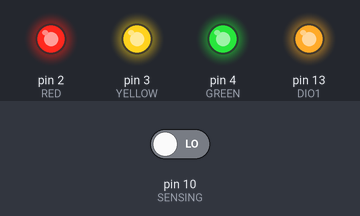
Recording of a sketch running on a simulated Arduino Uno, built with avr-gcc and run on an emulated ATmega328P. On the bench: output pins drawn as LEDs (lit = HIGH). The test bench sets the inputs (shaded band); at power-on: pin 10 (SENSING) LOW.

Above: at 1.2 s.
1.3 s: pin 10 (SENSING) driven HIGH
At 2.5 s:
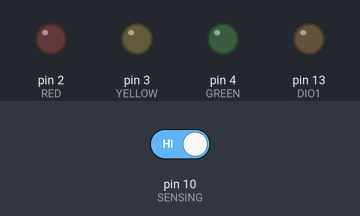
2.8 s: pin 10 (SENSING) driven LOW
At 3.9 s:
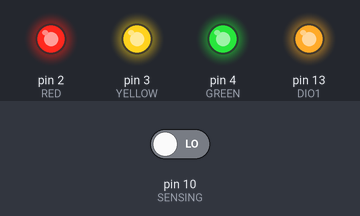
Timing chart, 0 to 5.8 s (numbered marks = the images above; inputs shaded):
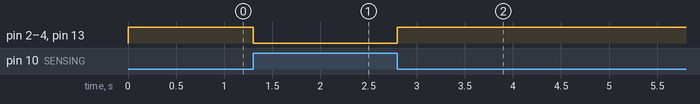

Measured:
- after the input at 1.3 s, pin 2 (RED), pin 3 (YELLOW), pin 4 (GREEN), pin 13 (DIO1): HIGH → LOW at once
- after the input at 2.8 s, pin 2 (RED), pin 3 (YELLOW), pin 4 (GREEN), pin 13 (DIO1): LOW → HIGH at once

The sketch:

test_sensor_obstacle.ino
```cpp
#define SENSING 10
#define DIO1 13
#define RED 2
#define YELLOW 3
#define GREEN 4
#include <Arduino.h>


int isObstacle = HIGH;

void setup() {
  // put your setup code here, to run once:
  pinMode(DIO1, OUTPUT);
  pinMode(RED, OUTPUT);
  pinMode(YELLOW, OUTPUT);
  pinMode(GREEN, OUTPUT);
  pinMode(SENSING, INPUT);
  digitalWrite(DIO1, HIGH);
  digitalWrite(RED, HIGH);
  digitalWrite(YELLOW, HIGH);
  digitalWrite(GREEN, HIGH);
}

void loop() {

  if(isObstacle != digitalRead(SENSING)){
    isObstacle = digitalRead(SENSING);
  }

  if(isObstacle == HIGH){
    digitalWrite(DIO1, LOW);
    digitalWrite(RED, LOW);
    digitalWrite(YELLOW, LOW);
    digitalWrite(GREEN, LOW);
  }else{
    digitalWrite(DIO1, HIGH);
    digitalWrite(RED, HIGH);
    digitalWrite(YELLOW, HIGH);
    digitalWrite(GREEN, HIGH);
  }

}
```
